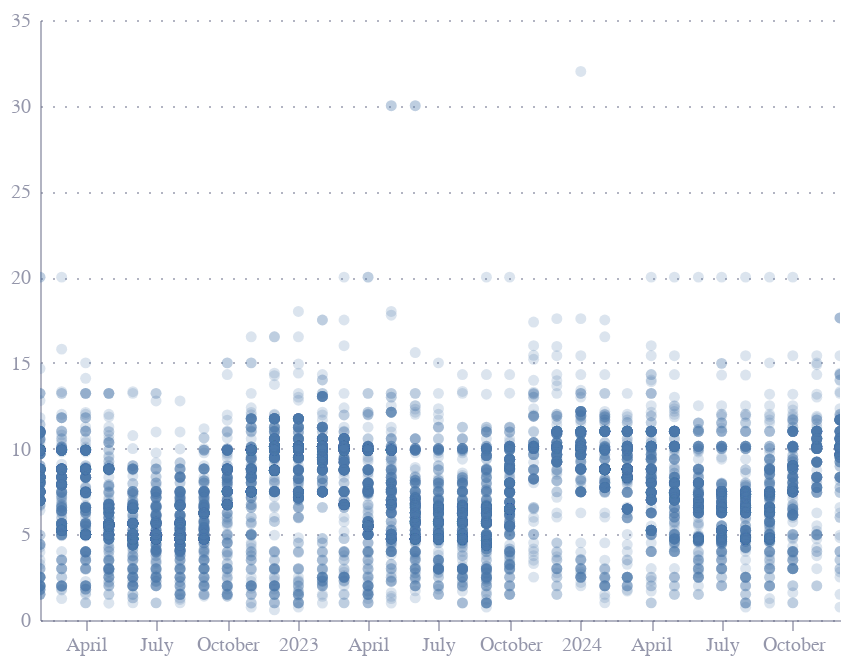

Write notebook code for a chart like this one.
### Code cell
points = alt.Chart(df).mark_circle(
    opacity=0.2,
    clip=True,
).encode(
    x=alt.X('quote_date:T', title=''),
    y=alt.Y('price:Q', title='')

)

points

### Figure 1 — Vega specification as saved in the notebook (floating-point values rounded to 4 significant figures; data arrays with more than 128 entries replaced by an {"elided": "..."} marker saying what was removed)
{"$schema": "https://vega.github.io/schema/vega/v5.json", "data": [{"name": "source_0", "values": {"elided": "10661 records"}, "transform": [{"type": "formula", "expr": "toDate(datum['quote_date'])", "as": "quote_date"}]}, {"name": "source_0_y_domain_price", "values": [{"min": 0.59, "max": 32.0}]}], "marks": [{"type": "symbol", "name": "marks", "from": {"data": "source_0"}, "encode": {"update": {"shape": {"value": "circle"}, "fill": {"value": "#4c78a8"}, "x": {"field": "quote_date", "scale": "x"}, "y": {"field": "price", "scale": "y"}, "opacity": {"value": 0.2}}}, "clip": true, "style": ["circle"]}], "scales": [{"name": "x", "type": "time", "domain": {"data": "source_0", "field": "quote_date"}, "range": [0, {"signal": "width"}]}, {"name": "y", "type": "linear", "domain": [{"signal": "(data(\"source_0_y_domain_price\")[0] || {}).min"}, {"signal": "(data(\"source_0_y_domain_price\")[0] || {}).max"}], "range": [{"signal": "height"}, 0], "zero": true, "nice": true}], "axes": [{"scale": "y", "tickCount": 8, "grid": true, "labels": false, "orient": "left", "gridScale": "x", "aria": false, "ticks": false, "domain": false, "maxExtent": 0, "zindex": 0, "minExtent": 0}, {"scale": "x", "orient": "bottom", "tickCount": 10, "zindex": 0, "grid": false, "labelFlush": true, "labelOverlap": true, "labelBaseline": "top"}, {"scale": "y", "tickCount": 8, "labelOverlap": true, "grid": false, "zindex": 0, "orient": "left"}], "config": {"range": {"category": ["#36B7B4", "#E6224B", "#F4C245", "#0063AF", "#00A767", "#179FDB", "#EB5C2E"], "diverging": ["#E6224B", "#E54753", "#C9C9C9", "#179FDB", "#122B39"], "heatmap": ["#C9C9C9", "#179FDB", "#0063AF", "#122B39"], "ordinal": ["#00A767", "#36B7B4", "#179FDB", "#0063AF", "#243B5A"]}, "mark": {"line": {"interpolate": "monotone"}}, "axisX": {"domainColor": "#676A86", "domainOpacity": 0.5, "grid": false, "labelAngle": 0, "labelColor": "#676A86", "labelOpacity": 0.7, "orient": "bottom", "tickColor": "#676A86", "tickCount": 10, "tickOpacity": 0.5, "title": false, "titleAlign": "center", "titleAnchor": "middle", "titleColor": "#676A86", "titleFontSize": 12, "titleOpacity": 0.8, "titleY": -15}, "axisY": {"domainColor": "#676A86", "domainOpacity": 0.5, "gridColor": "#676A86", "gridDash": [1, 5], "gridOpacity": 0.5, "labelColor": "#676A86", "labelOpacity": 0.7, "labelPadding": 5, "tickColor": "#676A86", "tickCount": 8, "tickOpacity": 0.5, "ticks": false, "titleAlign": "left", "titleAngle": 0, "titleBaseline": "bottom", "titleColor": "#676A86", "titleFontSize": 12, "titleOpacity": 0.8, "titleX": 0, "titleY": -7}, "style": {"guide-label": {"font": "Circular Std"}, "guide-title": {"font": "Circular Std"}, "group-title": {"font": "Circular Std"}, "group-subtitle": {"font": "Circular Std"}, "cell": {"stroke": "transparent", "width": 400, "height": 300}, "text": {"font": "Circular Std"}}}, "width": 400, "padding": 5, "height": 300, "background": "white", "style": "cell"}
